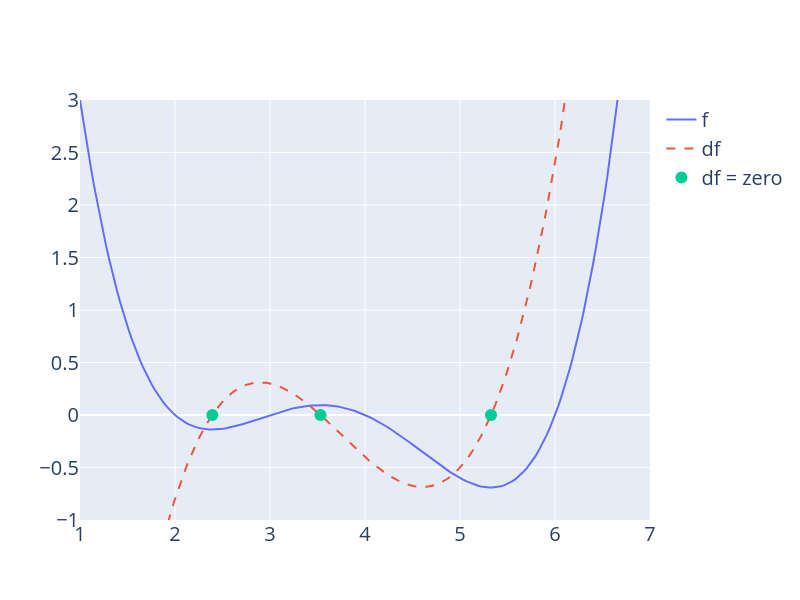

Notebook cell for this chart:
### Markdown cell above
#### Digging into Gradient Descent
Looking at the function across this domain, it is clear that the function's minimum value occurs around $\theta = 5.3$. Let's pretend for a moment that we *couldn't* see the full view of the cost function. How would we guess the value of $\theta$ that minimizes the function? 

It turns out that the first derivative of the function can give us a clue. In the graph below, the function and its derivative are plotted, with points where the derivative is equal to 0 plotted in light green.

````{dropdown} Click to see the code
```python
import plotly.graph_objects as go

def derivative_arbitrary(x):
    return (4*x**3 - 45*x**2 + 160*x - 180)/10

fig = go.Figure()
roots = np.array([2.3927, 3.5309, 5.3263])

fig.add_trace(go.Scatter(x = xs, y = arbitrary(xs), 
                         mode = "lines", name = "f"))
fig.add_trace(go.Scatter(x = xs, y = derivative_arbitrary(xs), 
                         mode = "lines", name = "df", line = {"dash": "dash"}))
fig.add_trace(go.Scatter(x = np.array(roots), y = 0*roots, 
                         mode = "markers", name = "df = zero", marker_size = 12))
fig.update_layout(font_size = 20, yaxis_range=[-1, 3])
fig.update_layout(autosize=False, width=800, height=600)
fig.show()
```
````

### Code cell
import plotly.graph_objects as go

def derivative_arbitrary(x):
    return (4*x**3 - 45*x**2 + 160*x - 180)/10

fig = go.Figure()
roots = np.array([2.3927, 3.5309, 5.3263])

fig.add_trace(go.Scatter(x = xs, y = arbitrary(xs), 
                         mode = "lines", name = "f"))
fig.add_trace(go.Scatter(x = xs, y = derivative_arbitrary(xs), 
                         mode = "lines", name = "df", line = {"dash": "dash"}))
fig.add_trace(go.Scatter(x = np.array(roots), y = 0*roots, 
                         mode = "markers", name = "df = zero", marker_size = 12))
fig.update_layout(font_size = 20, yaxis_range=[-1, 3])
fig.update_layout(autosize=False, width=800, height=600)
fig.show()

### Figure 1 — Plotly figure (JSON) as saved in the notebook; plotly's stock layout.template omitted (floating-point values rounded to 4 significant figures; data arrays with more than 128 entries replaced by an {"elided": "..."} marker saying what was removed)
{"data": [{"mode": "lines", "name": "f", "type": "scatter", "x": {"elided": "200 float values"}, "y": {"elided": "200 float values"}}, {"line": {"dash": "dash"}, "mode": "lines", "name": "df", "type": "scatter", "x": {"elided": "200 float values"}, "y": {"elided": "200 float values"}}, {"marker": {"size": 12}, "mode": "markers", "name": "df = zero", "type": "scatter", "x": [2.393, 3.531, 5.326], "y": [0.0, 0.0, 0.0]}], "layout": {"autosize": false, "font": {"size": 20}, "height": 600, "width": 800, "yaxis": {"range": [-1, 3]}}}
